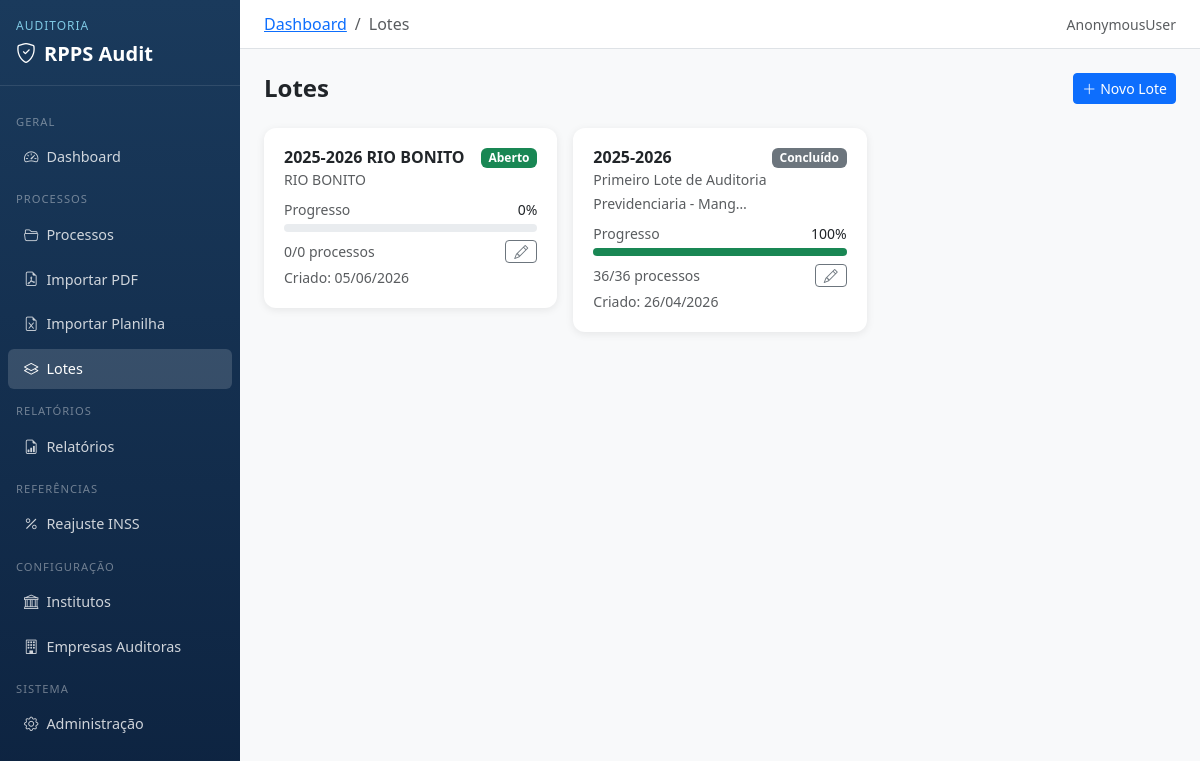
The page /processos/lotes/ on the database as committed earlier.
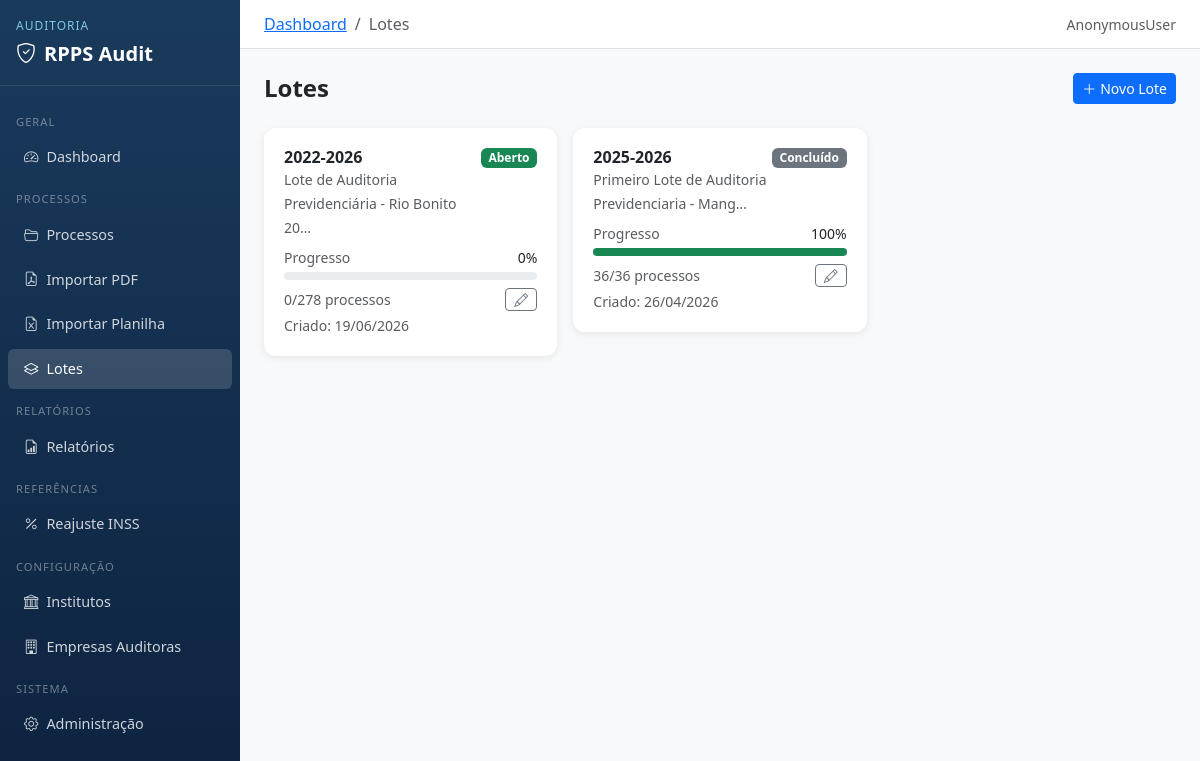
The same page on the database as committed later.
### processos/models.py (models this page shows, shortened)
class Lote(models.Model):
    numero = models.CharField(max_length=50, unique=True, verbose_name='Número do Lote')
    descricao = models.TextField(blank=True, verbose_name='Descrição')
    data_criacao = models.DateTimeField(default=timezone.now, verbose_name='Data de Criação')
    status = models.CharField(max_length=20, choices=StatusLote.choices, default=StatusLote.ABERTO, verbose_name='Status')
    class Meta:
        verbose_name = 'Lote'
        verbose_name_plural = 'Lotes'
        ordering = ['-data_criacao']
    @property
    def total_processos(self):
        return self.processo_set.count()
    @property
    def processos_concluidos(self):
        return self.processo_set.filter(status_processo=StatusProcesso.CONCLUIDO).count()
    @property
    def percentual_conclusao(self):
        total = self.total_processos
        if total == 0:
            return 0
        return round((self.processos_concluidos / total) * 100)

### processos/views.py (the view, shortened to what this page needs)
# urls.py: path('lotes/', views.lotes, name='lotes'),
def lotes(request):
    return render(request, 'processos/lotes.html', {
        'lotes': Lote.objects.order_by('-data_criacao'),
    })

### templates/processos/lotes.html (shortened to what this page needs)
{% extends 'base.html' %}
{% block breadcrumb %}
<li class="breadcrumb-item"><a href="{% url 'core:dashboard' %}">Dashboard</a></li>
<li class="breadcrumb-item active">Lotes</li>
{% endblock %}
{% block content %}
<div class="d-flex justify-content-between align-items-center mb-4">
    <h4 class="mb-0 fw-bold">Lotes</h4>
    <button class="btn btn-primary btn-sm" data-bs-toggle="modal" data-bs-target="#novoLoteModal">
        <i class="bi bi-plus-lg me-1"></i>Novo Lote
    </button>
</div>
<div class="row g-3">
    {% for lote in lotes %}
    <div class="col-md-6 col-xl-4">
        <div class="card card-stat" style="cursor:pointer" onclick="location.href='{% url 'processos:lote_detalhe' lote.pk %}'">
            <div class="card-body">
                <div class="d-flex justify-content-between align-items-start mb-2">
                    <div>
                        <h6 class="fw-bold mb-0">
                            <a href="{% url 'processos:lote_detalhe' lote.pk %}" class="text-dark text-decoration-none stretched-link">
                                {{ lote.numero }}
                            </a>
                        </h6>
                        <small class="text-muted">{{ lote.descricao|truncatechars:50 }}</small>
                    </div>
                    <span class="badge {% if lote.status == 'ABERTO' %}bg-success{% elif lote.status == 'EM_ANDAMENTO' %}bg-warning text-dark{% else %}bg-secondary{% endif %}">
                        {{ lote.get_status_display }}
                    </span>
                </div>
                <div class="mb-2">
                    <div class="d-flex justify-content-between mb-1">
                        <small class="text-muted">Progresso</small>
                        <small>{{ lote.percentual_conclusao }}%</small>
                    </div>
                    <div class="progress" style="height: 8px;">
                        <div class="progress-bar {% if lote.percentual_conclusao == 100 %}bg-success{% endif %}" style="width: {{ lote.percentual_conclusao }}%"></div>
                    </div>
                </div>
                <div class="d-flex justify-content-between align-items-center">
                    <small class="text-muted">{{ lote.processos_concluidos }}/{{ lote.total_processos }} processos</small>
                    <div class="d-flex gap-1" style="position:relative;z-index:1">
                        <a href="{% url 'processos:editar_lote' lote.pk %}" class="btn btn-sm btn-outline-secondary py-0"
                           onclick="event.stopPropagation()">
                            <i class="bi bi-pencil"></i>
                        </a>
                    </div>
                </div>
                <small class="text-muted d-block mt-1">Criado: {{ lote.data_criacao|date:"d/m/Y" }}</small>
            </div>
        </div>
    </div>
    {% endfor %}
</div>
{% endblock %}

### templates/base.html (shortened to what this page needs)
<!DOCTYPE html>
<html lang="pt-br">
<head>
    <link href="https://cdn.jsdelivr.net/npm/bootstrap@5.3.0/dist/css/bootstrap.min.css" rel="stylesheet">
    <link href="https://cdn.jsdelivr.net/npm/bootstrap-icons@1.11.0/font/bootstrap-icons.css" rel="stylesheet">
</head>
<body>
<div class="container-fluid p-0">
    <div class="row g-0">
        <div class="col-auto sidebar" style="width: 240px; position: fixed; top: 0; left: 0; height: 100vh; overflow-y: auto; z-index: 100;">
            <div class="sidebar-brand">
                <h6>Auditoria</h6>
                <h5><i class="bi bi-shield-check me-2"></i>RPPS Audit</h5>
            </div>
            <nav class="nav flex-column py-2">
                <div class="nav-section-label">Geral</div>
                <a class="nav-link {% if request.resolver_match.app_name == 'core' %}active{% endif %}" href="{% url 'core:dashboard' %}">
                    <i class="bi bi-speedometer2 me-2"></i>Dashboard
                </a>
                <div class="nav-section-label">Processos</div>
                <a class="nav-link {% if 'processos' in request.path and 'lote' not in request.path %}active{% endif %}" href="{% url 'processos:lista' %}">
                    <i class="bi bi-folder2-open me-2"></i>Processos
                </a>
                <a class="nav-link" href="{% url 'processos:importar_pdf' %}">
                    <i class="bi bi-file-earmark-pdf me-2"></i>Importar PDF
                </a>
                <a class="nav-link" href="{% url 'processos:importar_planilha' %}">
                    <i class="bi bi-file-earmark-excel me-2"></i>Importar Planilha
                </a>
                <a class="nav-link {% if 'lotes' in request.path %}active{% endif %}" href="{% url 'processos:lotes' %}">
                    <i class="bi bi-layers me-2"></i>Lotes
                </a>
                <div class="nav-section-label">Relatórios</div>
                <a class="nav-link {% if 'relatorios' in request.path %}active{% endif %}" href="{% url 'relatorios:index' %}">
                    <i class="bi bi-file-earmark-bar-graph me-2"></i>Relatórios
                </a>
                <div class="nav-section-label">Referências</div>
                <a class="nav-link {% if 'reajuste-inss' in request.path %}active{% endif %}" href="{% url 'processos:reajuste_inss' %}">
                    <i class="bi bi-percent me-2"></i>Reajuste INSS
                </a>
                <div class="nav-section-label">Configuração</div>
                <a class="nav-link {% if 'institutos' in request.path and 'empresas' not in request.path %}active{% endif %}" href="{% url 'institutos:lista' %}">
                    <i class="bi bi-bank me-2"></i>Institutos
                </a>
                <a class="nav-link {% if 'empresas' in request.path %}active{% endif %}" href="{% url 'institutos:empresas' %}">
                    <i class="bi bi-building me-2"></i>Empresas Auditoras
                </a>
                <div class="nav-section-label">Sistema</div>
                <a class="nav-link" href="/admin/">
                    <i class="bi bi-gear me-2"></i>Administração
                </a>
            </nav>
        </div>
        <div class="col main-content" style="margin-left: 240px;">
            <div class="topbar d-flex align-items-center justify-content-between">
                <div>
                    <nav aria-label="breadcrumb">
                        <ol class="breadcrumb mb-0">
                            {% block breadcrumb %}{% endblock %}
                        </ol>
                    </nav>
                </div>
                <div class="d-flex align-items-center gap-3">
                    <small class="text-muted">{{ request.user }}</small>
                </div>
            </div>
            <div class="p-4">
                {% block content %}{% endblock %}
            </div>
        </div>
    </div>
</div>
</body>
</html>

### templates/base.html (style rules this page uses)
body { background-color: #f8f9fa; }
.sidebar { min-height: 100vh; background: linear-gradient(180deg, #1a3a5c 0%, #0d2340 100%); color: white; }
.sidebar .nav-link { color: rgba(255,255,255,0.8); padding: 0.6rem 1rem; border-radius: 6px; margin: 2px 8px; font-size: 0.9rem; }
.sidebar .nav-link:hover, .sidebar .nav-link.active { background: rgba(255,255,255,0.15); color: white; }
.sidebar .nav-link i { width: 20px; }
.sidebar-brand { padding: 1.2rem 1rem; border-bottom: 1px solid rgba(255,255,255,0.1); margin-bottom: 0.5rem; }
.sidebar-brand h6 { color: #7ec8e3; font-size: 0.75rem; text-transform: uppercase; letter-spacing: 1px; }
.sidebar-brand h5 { color: white; font-weight: 700; margin: 0; }
.main-content { min-height: 100vh; }
.topbar { background: white; border-bottom: 1px solid #dee2e6; padding: 0.75rem 1.5rem; }
.card-stat { border: none; border-radius: 12px; box-shadow: 0 2px 8px rgba(0,0,0,0.08); }
.card-stat .card-body { padding: 1.25rem; }
.nav-section-label { color: rgba(255,255,255,0.4); font-size: 0.7rem; text-transform: uppercase; letter-spacing: 1px; padding: 0.75rem 1rem 0.25rem; }

Rows that differ between the two databases and show on the page:
removed Lote: numero "2025-2026 RIO BONITO", descricao "RIO BONITO", status "Aberto", percentual_conclusao "0", processos_concluidos "0", total_processos "0", data_criacao "05/06/2026"
added Lote: numero "2022-2026", descricao "Lote de Auditoria Previdenciária - Rio Bonito 20…", status "Aberto", percentual_conclusao "0", processos_concluidos "0", total_processos "278", data_criacao "19/06/2026"
